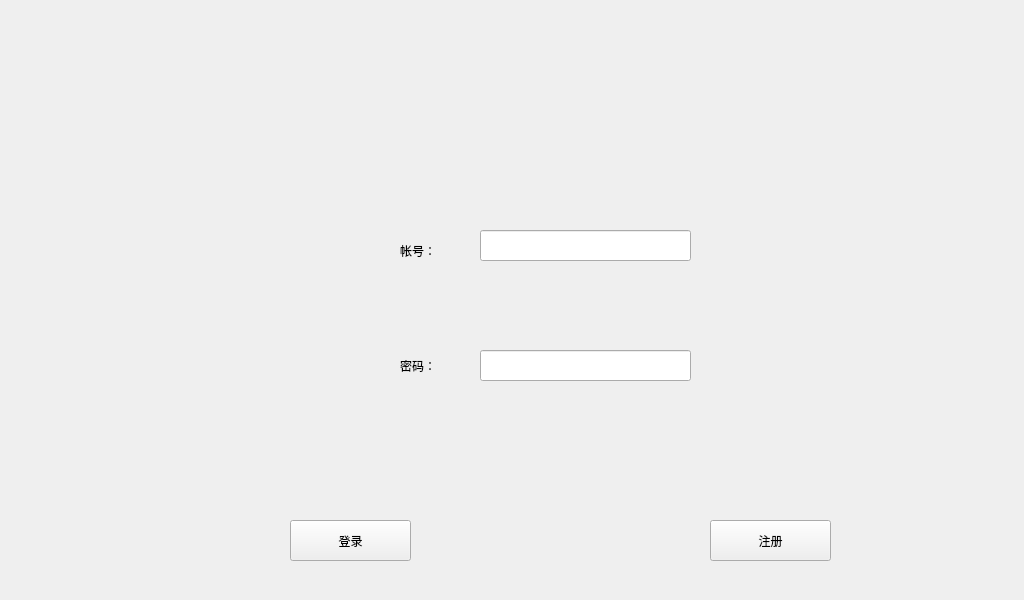
<?xml version="1.0" encoding="UTF-8"?>
<ui version="4.0">
 <class>Widget</class>
 <widget class="QWidget" name="Widget">
  <property name="geometry">
   <rect>
    <x>0</x>
    <y>0</y>
    <width>1024</width>
    <height>600</height>
   </rect>
  </property>
  <property name="windowTitle">
   <string>Widget</string>
  </property>
  <widget class="QPushButton" name="pushButton">
   <property name="geometry">
    <rect>
     <x>290</x>
     <y>520</y>
     <width>121</width>
     <height>41</height>
    </rect>
   </property>
   <property name="text">
    <string>登录</string>
   </property>
  </widget>
  <widget class="QPushButton" name="pushButton_2">
   <property name="geometry">
    <rect>
     <x>710</x>
     <y>520</y>
     <width>121</width>
     <height>41</height>
    </rect>
   </property>
   <property name="text">
    <string>注册</string>
   </property>
  </widget>
  <widget class="QLabel" name="label">
   <property name="geometry">
    <rect>
     <x>400</x>
     <y>230</y>
     <width>61</width>
     <height>41</height>
    </rect>
   </property>
   <property name="text">
    <string>帐号：</string>
   </property>
  </widget>
  <widget class="QLabel" name="label_2">
   <property name="geometry">
    <rect>
     <x>400</x>
     <y>350</y>
     <width>51</width>
     <height>31</height>
    </rect>
   </property>
   <property name="text">
    <string>密码：</string>
   </property>
  </widget>
  <widget class="QLineEdit" name="lineEdit">
   <property name="geometry">
    <rect>
     <x>480</x>
     <y>230</y>
     <width>211</width>
     <height>31</height>
    </rect>
   </property>
  </widget>
  <widget class="QLineEdit" name="lineEdit_2">
   <property name="geometry">
    <rect>
     <x>480</x>
     <y>350</y>
     <width>211</width>
     <height>31</height>
    </rect>
   </property>
  </widget>
 </widget>
 <layoutdefault spacing="6" margin="11"/>
 <resources/>
 <connections/>
</ui>
